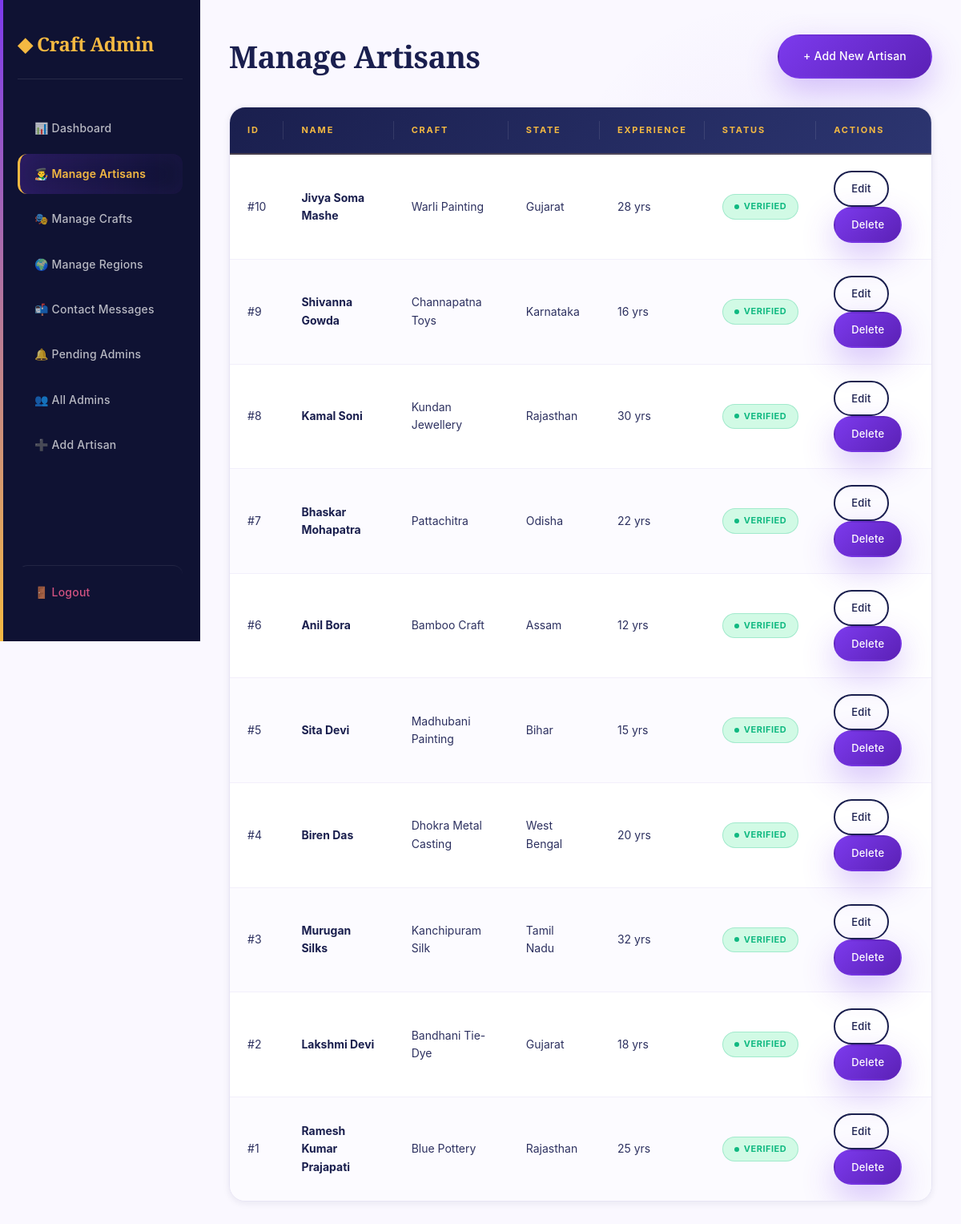
Screenshot of /admin/manage-artisans.php (signed in) with the database file from the repository.
### tables this page shows
CREATE TABLE artisans (
    id INT AUTO_INCREMENT PRIMARY KEY,
    name VARCHAR(150) NOT NULL,
    craft_id INT,
    region_id INT,
    experience_years INT DEFAULT 0,
    workshop_address TEXT,
    contact_number VARCHAR(20),
    email VARCHAR(150),
    description TEXT,
    technique TEXT,
    image VARCHAR(255) DEFAULT NULL,
    is_verified TINYINT(1) DEFAULT 0,
    profile_views INT DEFAULT 0,
    created_at TIMESTAMP DEFAULT CURRENT_TIMESTAMP,
    FOREIGN KEY (craft_id) REFERENCES crafts(id) ON DELETE SET NULL,
    FOREIGN KEY (region_id) REFERENCES regions(id) ON DELETE SET NULL,
    INDEX idx_artisan_craft (craft_id),
    INDEX idx_artisan_region (region_id),
    INDEX idx_artisan_verified (is_verified)
);

CREATE TABLE crafts (
    id INT AUTO_INCREMENT PRIMARY KEY,
    craft_name VARCHAR(150) NOT NULL,
    category_id INT,
    region_id INT,
    description TEXT,
    image VARCHAR(255) DEFAULT NULL,
    created_at TIMESTAMP DEFAULT CURRENT_TIMESTAMP,
    FOREIGN KEY (category_id) REFERENCES categories(id) ON DELETE SET NULL,
    FOREIGN KEY (region_id) REFERENCES regions(id) ON DELETE SET NULL,
    INDEX idx_craft_category (category_id),
    INDEX idx_craft_region (region_id)
);

CREATE TABLE regions (
    id INT AUTO_INCREMENT PRIMARY KEY,
    state_name VARCHAR(100) NOT NULL,
    zone VARCHAR(50) NOT NULL,
    INDEX idx_zone (zone)
);

### includes/functions.php (called while the page is built, shortened)
<?php
function e($str) {
    return htmlspecialchars($str ?? '', ENT_QUOTES, 'UTF-8');
}
?>

### admin/manage-artisans.php (the view, shortened to what this page needs)
<?php
include '../includes/db.php';
include '../includes/functions.php';
$res = $conn->query("SELECT a.*, c.craft_name, r.state_name FROM artisans a
                     LEFT JOIN crafts c ON a.craft_id=c.id
                     LEFT JOIN regions r ON a.region_id=r.id
                     ORDER BY a.id DESC");
?>
<!DOCTYPE html>
<html>
<head>
<link rel="stylesheet" href="../assets/css/style.css">
</head>
<body class="admin-body">
<aside class="admin-side">
  <h3>◆ Craft Admin</h3>
  <a href="dashboard.php"       class="<?= basename($_SERVER['PHP_SELF'])=='dashboard.php'?'active':'' ?>">📊 Dashboard</a>
  <a href="manage-artisans.php" class="<?= basename($_SERVER['PHP_SELF'])=='manage-artisans.php'?'active':'' ?>">👨‍🎨 Manage Artisans</a>
  <a href="manage-crafts.php"   class="<?= basename($_SERVER['PHP_SELF'])=='manage-crafts.php'?'active':'' ?>">🎭 Manage Crafts</a>
  <a href="manage-regions.php"  class="<?= basename($_SERVER['PHP_SELF'])=='manage-regions.php'?'active':'' ?>">🌍 Manage Regions</a>
  <a href="manage-contacts.php" class="<?= basename($_SERVER['PHP_SELF'])=='manage-contacts.php'?'active':'' ?>">📬 Contact Messages</a>
  <a href="pending-admins.php"  class="<?= basename($_SERVER['PHP_SELF'])=='pending-admins.php'?'active':'' ?>">🔔 Pending Admins</a>
  <a href="manage-admins.php"   class="<?= basename($_SERVER['PHP_SELF'])=='manage-admins.php'?'active':'' ?>">👥 All Admins</a>
  <a href="add-artisan.php"     class="<?= basename($_SERVER['PHP_SELF'])=='add-artisan.php'?'active':'' ?>">➕ Add Artisan</a>
  <a href="logout.php">🚪 Logout</a>
</aside>
<main class="admin-main">
  <div style="display:flex;justify-content:space-between;align-items:center;margin-bottom:32px;flex-wrap:wrap;gap:16px;">
    <h1 style="margin:0;">Manage Artisans</h1>
    <a href="add-artisan.php" class="btn btn-primary">+ Add New Artisan</a>
  </div>
  <table class="admin-table">
    <thead>
      <tr>
        <th>ID</th><th>Name</th><th>Craft</th><th>State</th>
        <th>Experience</th><th>Status</th><th>Actions</th>
      </tr>
    </thead>
    <tbody>
      <?php if($res->num_rows === 0): ?>
        <tr><td colspan="7" style="text-align:center;color:var(--muted);font-style:italic;padding:40px;">No artisans yet. Click "Add New Artisan" to begin.</td></tr>
      <?php else: while($r = $res->fetch_assoc()): ?>
      <tr>
        <td>#<?= $r['id'] ?></td>
        <td><strong style="color:var(--indigo);"><?= e($r['name']) ?></strong></td>
        <td><?= e($r['craft_name']) ?></td>
        <td><?= e($r['state_name']) ?></td>
        <td><?= $r['experience_years'] ?> yrs</td>
        <td>
          <?php if($r['is_verified']): ?>
            <span class="badge badge-success">Verified</span>
          <?php else: ?>
            <span class="badge badge-warn">Pending</span>
          <?php endif; ?>
        </td>
        <td>
          <a href="edit-artisan.php?id=<?= $r['id'] ?>" class="btn btn-sm btn-ghost">Edit</a>
          <a href="delete-artisan.php?id=<?= $r['id'] ?>" class="btn btn-sm btn-primary"
             onclick="return confirm('Delete <?= e($r['name']) ?>?')">Delete</a>
        </td>
      </tr>
      <?php endwhile; endif; ?>
    </tbody>
  </table>
</main>
</body>
</html>

### rows the page displays
artisans: id "10", name "Jivya Soma Mashe", craft.craft_name "Warli Painting", region.state_name "Gujarat", experience_years "28", is_verified "VERIFIED"
artisans: id "9", name "Shivanna Gowda", craft.craft_name "Channapatna Toys", region.state_name "Karnataka", experience_years "16", is_verified "VERIFIED"
artisans: id "8", name "Kamal Soni", craft.craft_name "Kundan Jewellery", region.state_name "Rajasthan", experience_years "30", is_verified "VERIFIED"
artisans: id "7", name "Bhaskar Mohapatra", craft.craft_name "Pattachitra", region.state_name "Odisha", experience_years "22", is_verified "VERIFIED"
artisans: id "6", name "Anil Bora", craft.craft_name "Bamboo Craft", region.state_name "Assam", experience_years "12", is_verified "VERIFIED"
artisans: id "5", name "Sita Devi", craft.craft_name "Madhubani Painting", region.state_name "Bihar", experience_years "15", is_verified "VERIFIED"
artisans: id "4", name "Biren Das", craft.craft_name "Dhokra Metal Casting", region.state_name "West Bengal", experience_years "20", is_verified "VERIFIED"
artisans: id "3", name "Murugan Silks", craft.craft_name "Kanchipuram Silk", region.state_name "Tamil Nadu", experience_years "32", is_verified "VERIFIED"
artisans: id "2", name "Lakshmi Devi", craft.craft_name "Bandhani Tie-Dye", region.state_name "Gujarat", experience_years "18", is_verified "VERIFIED"
artisans: id "1", name "Ramesh Kumar Prajapati", craft.craft_name "Blue Pottery", region.state_name "Rajasthan", experience_years "25", is_verified "VERIFIED"
